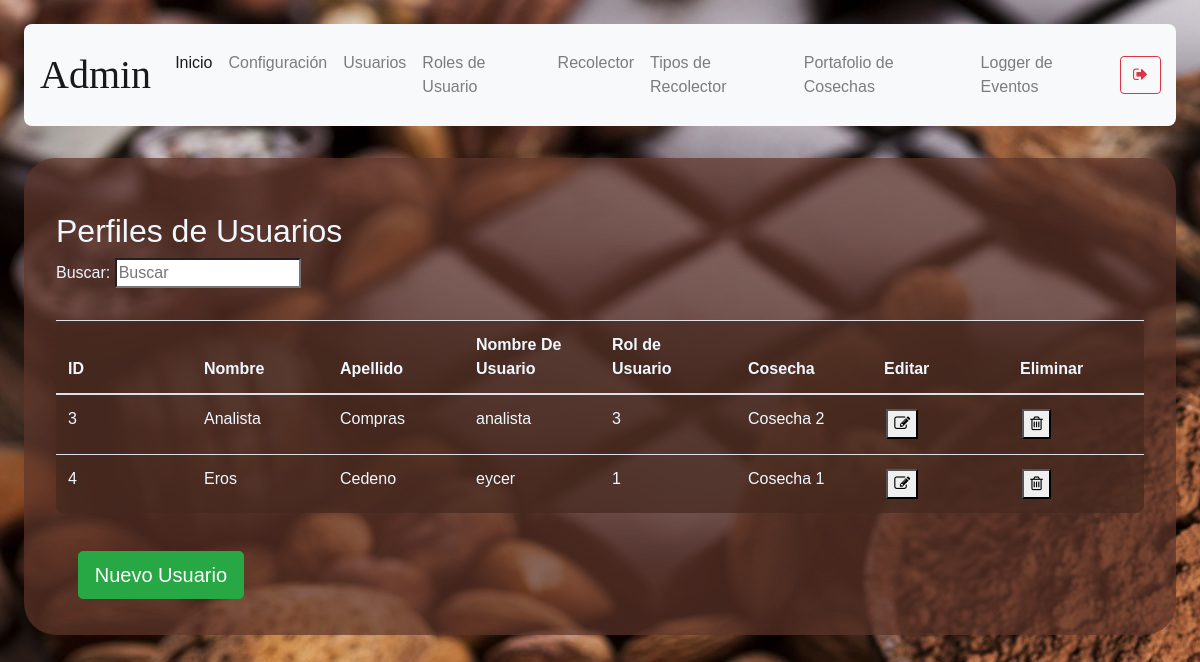
The page /user-management (signed in) on the database its author committed.
### models/user.py (models this page shows, shortened)
class User(db.Model) :
    __tablename__ = "user"
    id = db.Column(db.Integer, primary_key = True)
    name = db.Column(db.String(100), nullable = False)
    last_name = db.Column(db.String(100), nullable = False)
    username = db.Column(db.String(100), unique = True, nullable = False)
    email = db.Column(db.String(100), nullable = True)
    password = db.Column(db.String(100), nullable = False)
    gender = db.Column(db.String(10), nullable = False)
    date_of_birth = db.Column(db.String(10), nullable = False)
    phone = db.Column(db.String(20), nullable = True)
    address = db.Column(db.String(150), nullable = True)
    user_rol_id = db.Column(db.Integer, db.ForeignKey('user_rol.id'))
    F_Harvest = db.Column(db.Integer, db.ForeignKey('harvest.id'))
    def get_user_rol_by_username( self, username ):
        user_rol_id = User.query.filter_by(username = username).first().user_rol_id
        user_rol = User_rol.query.get(user_rol_id).description
        return user_rol

### models/harvest.py (models this page shows, shortened)
class Harvest (db.Model):
    __tablename__ = 'harvest'
    id = db.Column(db.Integer, primary_key = True)
    description = db.Column(db.String(250), nullable = False)
    start_date = db.Column(db.String(10), nullable=False)
    end_date = db.Column(db.String(10), nullable= False)
    status = db.Column(db.String(10), nullable = False)

### routes/user.py (the view)
@user.route('/user-management')
def user_management():
    if( not verify_permissions(session, User) ):
        return redirect(url_for('auth.index'))
    rols = User_rol.query.all()
    users = User.query.all()
    harvests = Harvest.query.all()
    if 'management-status' not in session:
        return render_template('user-management.html', status="",\
            rols = rols, users = users,  harvests = harvests)
    status = session['management-status']
    session.pop('management-status', None)
    return render_template('user-management.html', status=status, \
        rols=rols, users = users, harvests = harvests )

### utils/functions.py (called while the page is built)
def verify_permissions(session, User, allowed=['admin']):
    return 'username' in session and \
    ( allowed == 'all' or User.get_user_rol_by_username(User, session['username']) in allowed)

### templates/user-management.html (shortened to what this page needs)
{% extends "base.html" %}
{% block content %}
    <h2>Perfiles de Usuarios</h2>
    <p>
        Buscar: <input id ="search-bar" onkeyup="searchEngine()" type="search" name="busqueda" placeholder="Buscar">
    </p>
    <table class="table content-table">
        <thead>
            <th>ID</th>
            <th>Nombre</th>
            <th>Apellido</th>
            <th>Nombre De Usuario</th>
            <th>Rol de Usuario</th>
            <th>Cosecha</th>
            <th>Editar</th>
            <th>Eliminar</th>
        </thead>
        <tbody id="table-body-data">
        {% for user in users %}
        {% if user.username != "admin" %}
        <tr>
            <td>{{ user.id }}</td>
            <td>{{ user.name }}</td>
            <td>{{ user.last_name }}</td>
            <td>{{ user.username }}</td>
            <td>{{ user.user_rol_id }}</td>
            {% for harvest in harvests %}
                {% if harvest.id == user.F_Harvest %}
                    <td>{{ harvest.description }}</td>
                {% endif %}
            {% endfor %}
            <td><button onclick="window.location.href=`/user-management/edit-user/{{ user.id }}`"><i class="fa fa-pencil-square-o" aria-hidden="true"></i></button></td>
            <td><button onclick='deleteConfirm( {{user.id}}, "User" )'><i class="fa fa-trash-o" aria-hidden="true"></i></button></td>
        </tr>
        {% endif %}
        {% endfor %}
        </tbody>
    </table>
    <button type="submit" onclick="showForm()" class="btn btn-success btn-lg mb-1">Nuevo Usuario</button>
{% endblock %}

### static/styles/main.css (style rules this page uses)
body { background-color:aliceblue; background-image: url("../media/2316549.jpg"); margin: 2%; font-family: 'Gill Sans', 'Gill Sans MT', Calibri, 'Trebuchet MS', sans-serif; }
button { margin: 2%; }
h1, h2 { margin-top: 2%; }
.content-table { background-color: rgba(69, 40, 31, 0.7); padding: 2em; color:aliceblue; margin-top: 2em; border-radius: .5em; }
table { width:100%; table-layout:fixed; }
td { word-wrap:break-word; }

### rows shown on the page
User: id "3", name "Analista", last_name "Compras", username "analista", user_rol_id "3"
Harvest: description "Cosecha 2"
User: id "4", name "Eros", last_name "Cedeno", username "eycer", user_rol_id "1"
Harvest: description "Cosecha 1"

### other values the page prints
{{ session['username'] }} "Admin"
